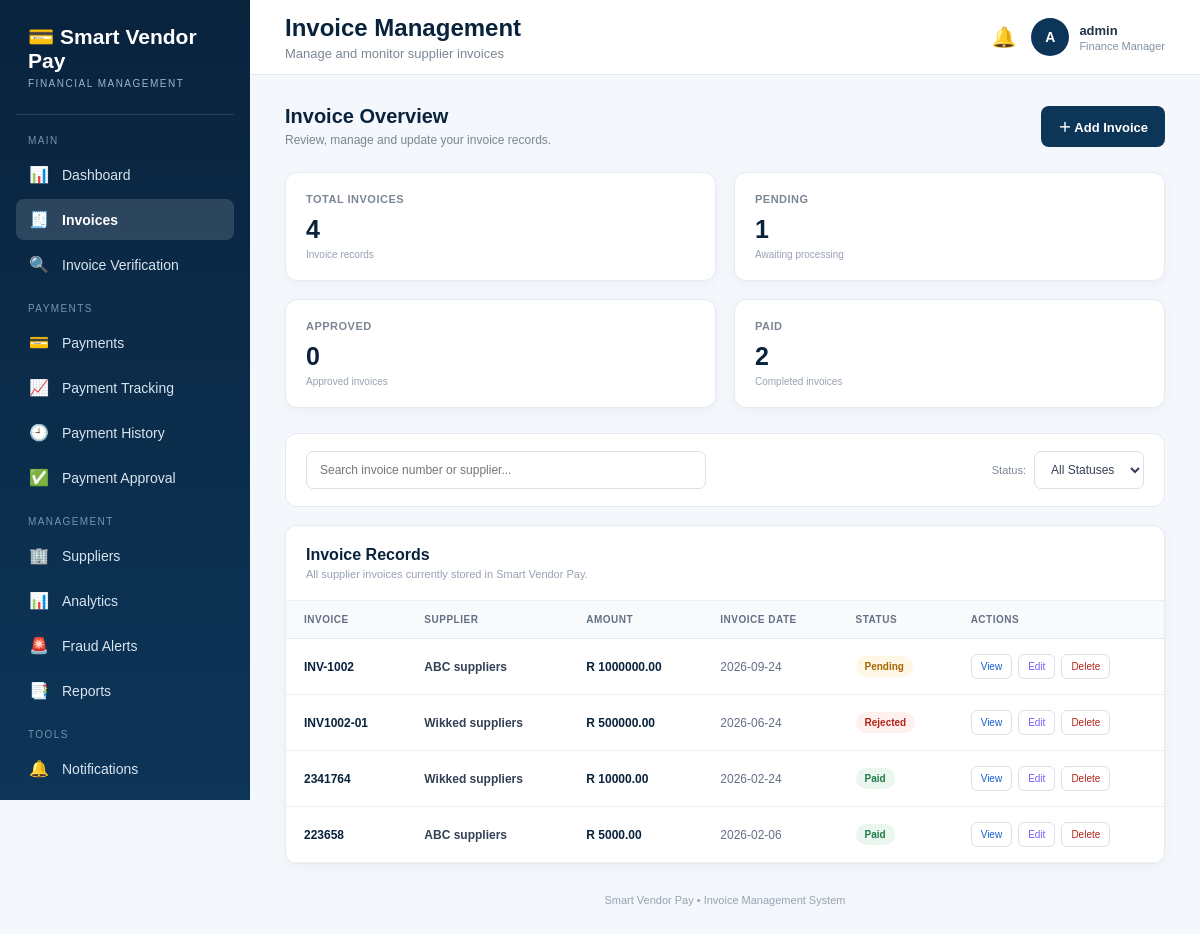
The page /invoices (signed in) on the database its author committed.
### tables this page shows
CREATE TABLE invoices (
            id INTEGER PRIMARY KEY AUTOINCREMENT,
            supplier_id INTEGER NOT NULL,
            invoice_number TEXT NOT NULL,
            amount REAL NOT NULL,
            invoice_date TEXT,
            status TEXT DEFAULT 'Pending',
            FOREIGN KEY (supplier_id) REFERENCES suppliers(id)
        );

CREATE TABLE suppliers (
            id INTEGER PRIMARY KEY AUTOINCREMENT,
            name TEXT NOT NULL,
            email TEXT,
            phone TEXT,
            bank_name TEXT,
            account_number TEXT,
            risk_score REAL DEFAULT 0
        );

### app.py (the view)
@app.route("/invoices")
def invoices():
    if "user_id" not in session:
        return redirect("/login")
    connection = get_database()
    invoices = connection.execute(
        """
        SELECT
            invoices.id,
            invoices.invoice_number,
            invoices.amount,
            invoices.invoice_date,
            invoices.status,
            suppliers.name AS supplier_name

        FROM invoices

        LEFT JOIN suppliers
            ON invoices.supplier_id = suppliers.id

        ORDER BY invoices.id DESC
        """
    ).fetchall()
    connection.close()
    return render_template(
        "invoices.html",
        invoices=invoices,
        username=session.get(
            "username",
            ""
        ),
        role=session.get(
            "role",
            ""
        )
    )

### app.py (called while the page is built)
def get_database():
    connection = sqlite3.connect(DATABASE)
    connection.row_factory = sqlite3.Row
    connection.execute("PRAGMA foreign_keys = ON")
    return connection

### templates/invoices.html (shortened to what this page needs)
<!DOCTYPE html>
<html lang="en">
<head>
</head>
<body>
    <aside class="sidebar">
        <div class="brand">
            <h1>💳 Smart Vendor Pay</h1>
            <p>FINANCIAL MANAGEMENT</p>
        </div>
        <div class="menu-title">
            Main
        </div>
        <a href="/dashboard" class="nav-link">
            <span class="nav-icon">📊</span>
            Dashboard
        </a>
        <a href="/invoices" class="nav-link active">
            <span class="nav-icon">🧾</span>
            Invoices
        </a>
        <a href="/invoice-verification" class="nav-link">
            <span class="nav-icon">🔍</span>
            Invoice Verification
        </a>
        <div class="menu-title">
            Payments
        </div>
        <a href="/payments" class="nav-link">
            <span class="nav-icon">💳</span>
            Payments
        </a>
        <a href="/payment-tracking" class="nav-link">
            <span class="nav-icon">📈</span>
            Payment Tracking
        </a>
        <a href="/payment-history" class="nav-link">
            <span class="nav-icon">🕘</span>
            Payment History
        </a>
        <a href="/payment-approval" class="nav-link">
            <span class="nav-icon">✅</span>
            Payment Approval
        </a>
        <div class="menu-title">
            Management
        </div>
        <a href="/suppliers" class="nav-link">
            <span class="nav-icon">🏢</span>
            Suppliers
        </a>
        <a href="/analytics" class="nav-link">
            <span class="nav-icon">📊</span>
            Analytics
        </a>
        <a href="/fraud-alerts" class="nav-link">
            <span class="nav-icon">🚨</span>
            Fraud Alerts
        </a>
        <a href="/reports" class="nav-link">
            <span class="nav-icon">📑</span>
            Reports
        </a>
        <div class="menu-title">
            Tools
        </div>
        <a href="/notifications" class="nav-link">
            <span class="nav-icon">🔔</span>
            Notifications
        </a>
        <a href="/ai-assistant" class="nav-link">
        </a>
    </aside>
    <main class="main">
        <header class="topbar">
            <div>
                <h2>
                    Invoice Management
                </h2>
                <p>
                    Manage and monitor supplier invoices
                </p>
            </div>
            <div class="topbar-right">
                <a
                    href="/notifications"
                    class="notification"
                    title="Notifications"
                >
                    🔔
                </a>
                <div class="profile">
                    <div class="profile-avatar">
                        {{ username[:1]|upper }}
                    </div>
                    <div class="profile-info">
                        <strong>
                            {{ username }}
                        </strong>
                        <span>
                            {{ role }}
                        </span>
                    </div>
                </div>
            </div>
        </header>
        <section class="page">
            <div class="page-header">
                <div>
                    <h3>
                        Invoice Overview
                    </h3>
                    <p>
                        Review, manage and update your invoice records.
                    </p>
                </div>
                <a
                    href="/invoices/add"
                    class="add-button"
                >
                    ＋ Add Invoice
                </a>
            </div>
            <div class="summary-grid">
                <div class="summary-card">
                    <div class="summary-title">
                        Total Invoices
                    </div>
                    <div class="summary-value">
                        {{ invoices|length }}
                    </div>
                    <div class="summary-description">
                        Invoice records
                    </div>
                </div>
                <div class="summary-card">
                    <div class="summary-title">
                        Pending
                    </div>
                    <div class="summary-value">
                        {{
                            invoices
                            |selectattr("status", "equalto", "Pending")
                            |list
                            |length
                        }}
                    </div>
                    <div class="summary-description">
                        Awaiting processing
                    </div>
                </div>
                <div class="summary-card">
                    <div class="summary-title">
                        Approved
                    </div>
                    <div class="summary-value">
                        {{
                            invoices
                            |selectattr("status", "equalto", "Approved")
                            |list
                            |length
                        }}
                    </div>
                    <div class="summary-description">
                        Approved invoices
                    </div>
                </div>
                <div class="summary-card">
                    <div class="summary-title">
                        Paid
                    </div>
                    <div class="summary-value">
                        {{
                            invoices
                            |selectattr("status", "equalto", "Paid")
                            |list
                            |length
                        }}
                    </div>
                    <div class="summary-description">
                        Completed invoices
                    </div>
                </div>
            </div>
            <div class="toolbar">
                <div class="search-box">
                    <input
                        type="text"
                        id="invoiceSearch"
                        placeholder="Search invoice number or supplier..."
                        onkeyup="searchInvoices()"
                    >
                </div>
                <div class="filter-box">
                    <label for="statusFilter">
                        Status:
                    </label>
                    <select
                        id="statusFilter"
                        onchange="filterInvoices()"
                    >
                        <option value="all">
                            All Statuses
                        </option>
                    </select>
                </div>
            </div>
            <div class="table-panel">
                <div class="table-header">
                    <h3>
                        Invoice Records
                    </h3>
                    <p>
                        All supplier invoices currently stored in Smart Vendor Pay.
                    </p>
                </div>
                {% if invoices %}
                <div class="table-wrapper">
                    <table id="invoiceTable">
                        <thead>
                            <tr>
                                <th>
                                    Invoice
                                </th>
                                <th>
                                    Supplier
                                </th>
                                <th>
                                    Amount
                                </th>
                                <th>
                                    Invoice Date
                                </th>
                                <th>
                                    Status
                                </th>
                                <th>
                                    Actions
                                </th>
                            </tr>
                        </thead>
                        <tbody>
                            {% for invoice in invoices %}
                            <tr
                                data-status="{{ invoice.status }}"
                            >
                                <td>
                                    <div class="invoice-number">
                                        {{ invoice.invoice_number }}
                                    </div>
                                </td>
                                <td>
                                    <div class="supplier-name">
                                        {{ invoice.supplier_name or "Unknown Supplier" }}
                                    </div>
                                </td>
                                <td>
                                    <div class="amount">
                                        R {{ "%.2f"|format(invoice.amount or 0) }}
                                    </div>
                                </td>
                                <td>
                                    <div class="date">
                                        {{ invoice.invoice_date or "Not Available" }}
                                    </div>
                                </td>
                                <td>
                                    {% if invoice.status == "Pending" %}
                                    <span class="status status-pending">
                                        Pending
                                    </span>
                                    {% elif invoice.status == "Approved" %}
                                    <span class="status status-approved">
                                        Approved
                                    </span>
                                    {% elif invoice.status == "Paid" %}
                                    <span class="status status-paid">
                                        Paid
                                    </span>
                                    {% elif invoice.status == "Rejected" %}
                                    <span class="status status-rejected">
                                        Rejected
                                    </span>
                                    {% else %}
                                    <span class="status status-default">
                                        {{ invoice.status or "Unknown" }}
                                    </span>
                                    {% endif %}
                                </td>
                                <td>
                                    <div class="actions">
                                        <a
                                            href="/invoices/{{ invoice.id }}"
                                            class="action-button view-button"
                                            title="View invoice"
                                        >
                                            View
                                        </a>
                                        <a
                                            href="/invoices/{{ invoice.id }}/edit"
                                            class="action-button edit-button"
                                            title="Edit invoice"
                                        >
                                            Edit
                                        </a>
                                        <form
                                            method="POST"
                                            action="/invoices/{{ invoice.id }}/delete"
                                            class="delete-form"
                                            onsubmit="return confirmDelete();"
                                        >
                                            <button
                                                type="submit"
                                                class="action-button delete-button"
                                            >
                                                Delete
                                            </button>
                                        </form>
                                    </div>
                                </td>
                            </tr>
                            {% endfor %}
                        </tbody>
                    </table>
                </div>
                {% endif %}
            </div>
            <div class="footer">
                Smart Vendor Pay • Invoice Management System
            </div>
        </section>
    </main>
</body>
</html>

### rows shown on the page
invoices: invoice_number "INV-1002", name "ABC suppliers", amount "1000000.00", invoice_date "2026-09-24", status "Pending"
invoices: invoice_number "INV1002-01", name "Wikked suppliers", amount "500000.00", invoice_date "2026-06-24", status "Rejected"
invoices: invoice_number "2341764", name "Wikked suppliers", amount "10000.00", invoice_date "2026-02-24", status "Paid"
invoices: invoice_number "223658", name "ABC suppliers", amount "5000.00", invoice_date "2026-02-06", status "Paid"

### other values the page prints
{{ username[:1]|upper }} "A"
{{ username }} "admin"
{{ role }} "Finance Manager"
{{ invoices|length }} "4"
